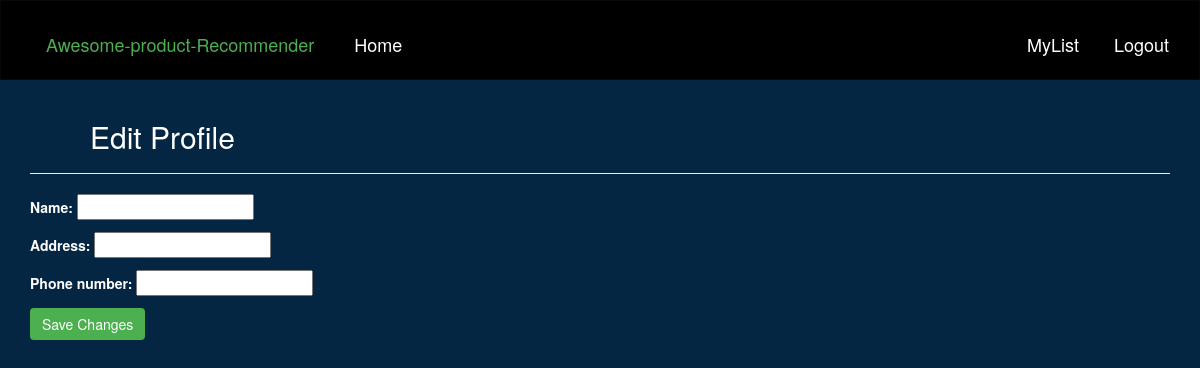
The app's page /profile/edit/ (signed in), older data.
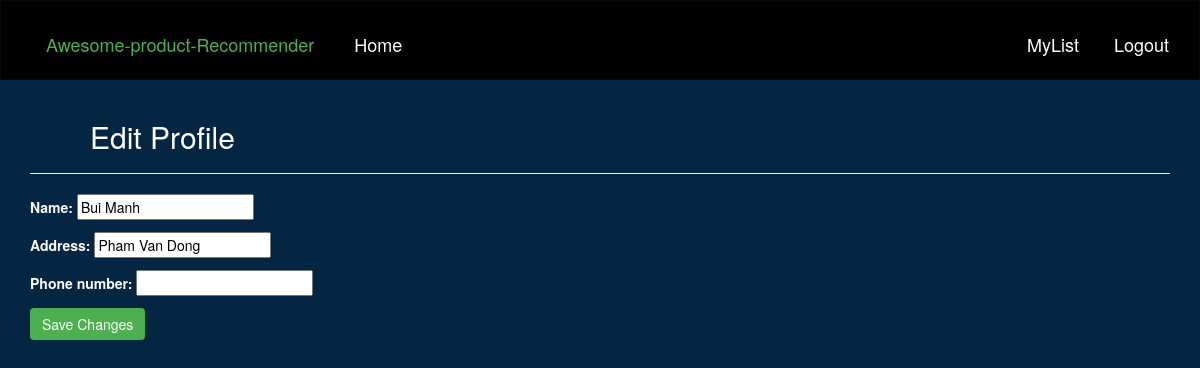
The same page, newer data.
### recommend/models.py (models this page shows, shortened)
class UserProfile(models.Model):
    user = models.OneToOneField(User, on_delete=models.CASCADE, unique=True)
    name = models.CharField(max_length=100, blank=True, null=True)
    address = models.CharField(max_length=100, blank=True, null=True)
    phone_number = models.CharField(max_length=15, blank=True, null=True)
    is_vip = models.BooleanField(default=False)
    banned = models.BooleanField(default=False)

### recommend/account.py (the view, shortened to what this page needs)
# urls.py: path('profile/edit/', ProfileEdit.as_view(), name='profile_edit'),
class ProfileEdit(LoginRequiredMixin, FormView):
    template_name = 'recommend/profile_edit.html'
    form_class = UserProfileForm
    success_url = '/profile/'
    def get_form_kwargs(self):
        kwargs = super().get_form_kwargs()
        kwargs['instance'] = self.request.user.userprofile
        return kwargs

### recommend/forms.py
class UserProfileForm(forms.ModelForm):
    name = forms.CharField(max_length=100, label="Name")
    address = forms.CharField(max_length=100, label="Address")
    class Meta:
        model = UserProfile
        fields = ['name', 'address', 'phone_number']
    def __init__(self, *args, **kwargs):
        super(UserProfileForm, self).__init__(*args, **kwargs)
        if self.instance:
            self.fields['name'].initial = self.instance.name

### recommend/templates/recommend/profile_edit.html (shortened to what this page needs)
<!DOCTYPE html>
<html>
<head>
    {% load static %}
    <link rel="stylesheet" type="text/css" href="{% static 'recommend/css/bootstrap.min.css'%}">
    <link rel="stylesheet" href="https://maxcdn.bootstrapcdn.com/font-awesome/4.5.0/css/font-awesome.min.css">
    <link rel="stylesheet" href="{% static 'recommend/css/base.css' %}">
</head>
<body>
    <nav class="navbar navbar-inverse">
        <div class="container-fluid">
            <div class="collapse navbar-collapse" id="topNavBar">
                <ul class="nav navbar-nav ">
                    <li><a style="color:#4CAF50" href="/">Awesome-product-Recommender</a></li>
                </ul>
                <ul class="nav navbar-nav ">
                    <li><a href="{% url 'home' %}">&nbsp; Home</a></li>
                </ul>
                <ul class="nav navbar-nav navbar-right">
                    <li>
                        <a href="{% url 'watch' %}">
                            MyList
                        </a>
                    </li>
                    {% if not request.user.is_authenticated %}
                    <li>
                        <a href="{% url 'signup' %}">
                            <span aria-hidden="true"></span>SignUp
                        </a>
                    </li>
                    <li>
                        <a href="{% url 'login' %}">
                            <span aria-hidden="true"></span>Login
                        </a>
                    </li>
                    {% else %}
                    <li>
                        <a href="{% url 'logout' %}">
                            &nbsp;Logout
                        </a>
                    </li>
                    {% endif %}
                </ul>
            </div>
        </div>
    </nav>
    <div class="container" style="color: white; margin-top: 20px;">
        <h2>Edit Profile</h2>
        <hr>
        <form method="post">
            {{ form.as_p }}
            <button type="submit" class="btn btn-primary">Save Changes</button>
        </form>
    </div>
</body>
</html>

Row changes from the older to the newer data that the page shows:
now on this page (row edited): UserProfile: name "Bui Manh", address "Pham Van Dong"
